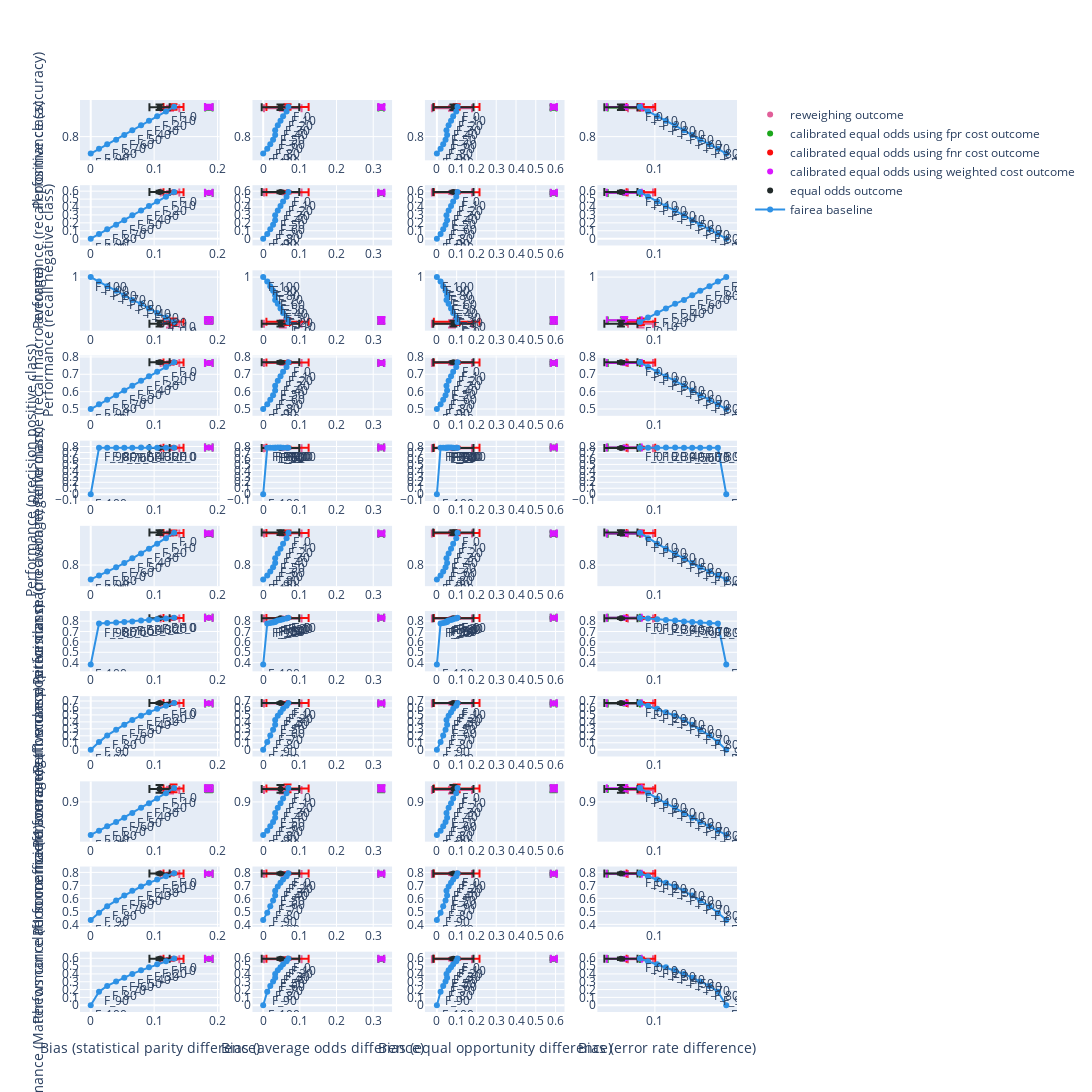

Write notebook code for a chart like this one.
### Code cell
random_forest_bias.show_all_fairea_graphs()
